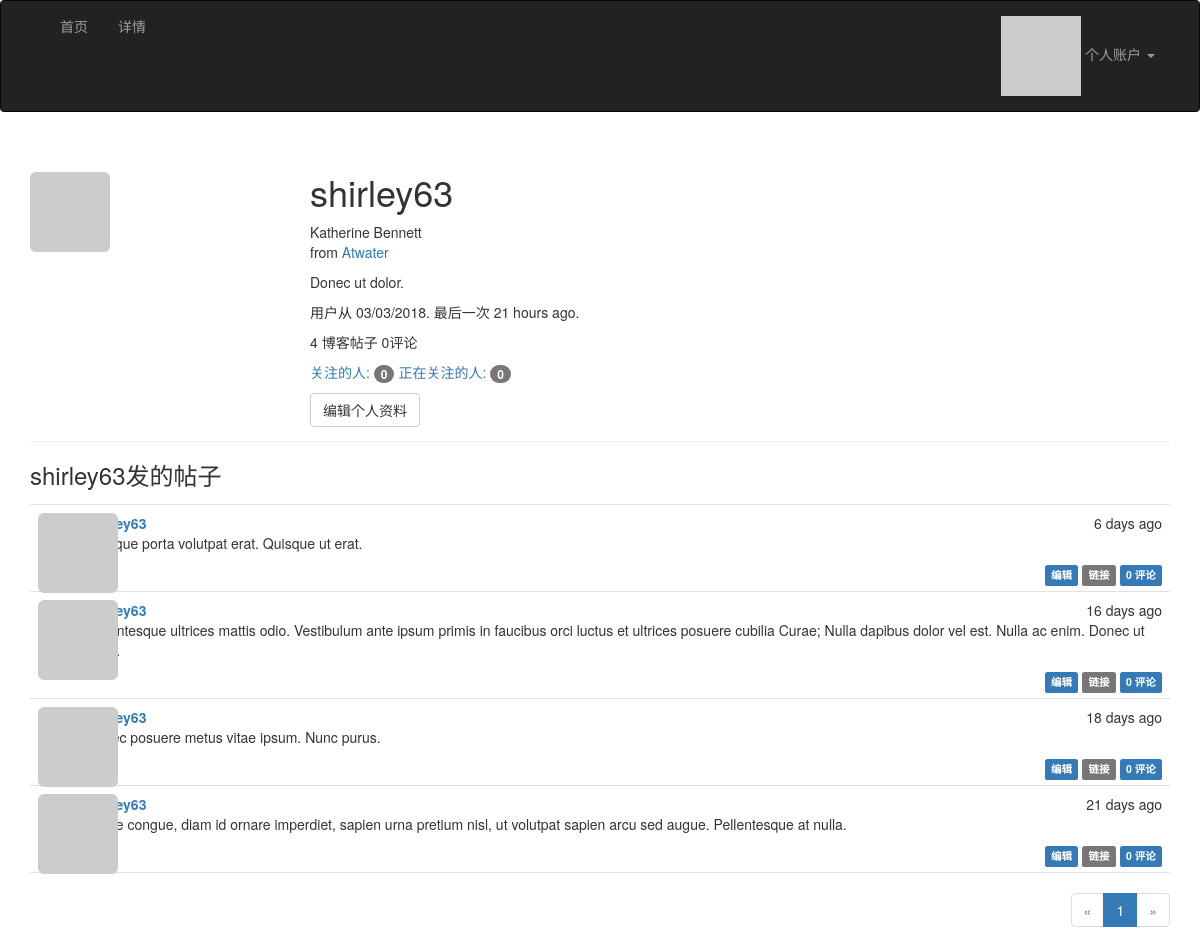
Page /user/shirley63 (signed in) on the committed database.
### app/models.py (models this page shows, shortened)
class User(UserMixin, db.Model):
    __tablename__ = 'users'
    id = db.Column(db.Integer, primary_key=True)
    email = db.Column(db.String(64), unique=True, index=True)
    username = db.Column(db.String(64), unique=True, index=True)
    role_id = db.Column(db.Integer, db.ForeignKey('roles.id'))
    password_hash = db.Column(db.String(128))
    confirmed = db.Column(db.Boolean, default=False)
    name = db.Column(db.String(64))
    location = db.Column(db.String(64))
    about_me = db.Column(db.Text())
    member_since = db.Column(db.DateTime(), default=datetime.utcnow)
    last_seen = db.Column(db.DateTime(), default=datetime.utcnow)
    avatar_hash = db.Column(db.String(32))
    posts = db.relationship('Post', backref='author', lazy='dynamic')
    followed = db.relationship('Follow',
                               foreign_keys=[Follow.follower_id],
                               backref=db.backref('follower', lazy='joined'),
                               lazy='dynamic',
                               cascade='all, delete-orphan')
    followers = db.relationship('Follow',
                                foreign_keys=[Follow.followed_id],
                                backref=db.backref('followed', lazy='joined'),
                                lazy='dynamic',
                                cascade='all, delete-orphan')
    comments = db.relationship('Comment', backref='author', lazy='dynamic')
    @property
    def password(self):
        raise AttributeError('password is not a readable attribute')
    def can(self, perm):
        return self.role is not None and self.role.has_permission(perm)
    def is_administrator(self):
        return self.can(Permission.ADMIN)
    def ping(self):
        self.last_seen = datetime.utcnow()
        db.session.add(self)
    def gravatar(self, size=100, default='identicon', rating='g'):
        url = 'https://secure.gravatar.com/avatar'
        hash = self.avatar_hash or self.gravatar_hash()
        return '{url}/{hash}?s={size}&d={default}&r={rating}'.format(
            url=url, hash=hash, size=size, default=default, rating=rating)

class Post(db.Model):
    __tablename__ = 'posts'
    id = db.Column(db.Integer, primary_key=True)
    body = db.Column(db.Text)
    body_html = db.Column(db.Text)
    timestamp = db.Column(db.DateTime, index=True, default=datetime.utcnow)
    author_id = db.Column(db.Integer, db.ForeignKey('users.id'))
    comments = db.relationship('Comment', backref='post', lazy='dynamic')

### app/main/views.py (the view)
@main.route('/user/<username>')
def user(username):
    user = User.query.filter_by(username=username).first_or_404()
    page = request.args.get('page', 1, type=int)
    pagination = user.posts.order_by(Post.timestamp.desc()).paginate(
        page, per_page=current_app.config['FLASKY_POSTS_PER_PAGE'],
        error_out=False)
    posts = pagination.items
    return render_template('user.html', user=user, posts=posts,
                           pagination=pagination)

### app/auth/views.py (called while the page is built)
@auth.before_app_request
def before_request():
    if current_user.is_authenticated:
        current_user.ping()
        if not current_user.confirmed \
                and request.endpoint \
                and request.blueprint != 'auth' \
                and request.endpoint != 'static':
            return redirect(url_for('auth.unconfirmed'))

### app/main/__init__.py (called while the page is built)
@main.app_context_processor
def inject_permissions():
    return dict(Permission=Permission)

### app/models.py (called while the page is built)
@login_manager.user_loader
def load_user(user_id):
    return User.query.get(int(user_id))

    def has_permission(self, perm):
        return self.permissions & perm == perm

### app/templates/user.html (shortened to what this page needs)
{% extends "base.html" %}
{% import "_macros.html" as macros %}
{% block page_content %}
<div class="page-header">
    <img class="img-rounded profile-thumbnail" src="{{ user.gravatar(size=256) }}">
    <div class="profile-header">
        <h1>{{ user.username }}</h1>
        {% if user.name or user.location %}
        <p>
            {% if user.name %}{{ user.name }}<br>{% endif %}
            {% if user.location %}
                from <a href="http://maps.google.com/?q={{ user.location }}">{{ user.location }}</a><br>
            {% endif %}
        </p>
        {% endif %}
        {% if user.about_me %}<p>{{ user.about_me }}</p>{% endif %}
        <p>用户从 {{ moment(user.member_since).format('L') }}. 最后一次 {{ moment(user.last_seen).fromNow() }}.</p>
        <p>{{ user.posts.count() }} 博客帖子 {{ user.comments.count() }}评论</p>
        <p>
            <a href="{{ url_for('.followers', username=user.username) }}">关注的人: <span class="badge">{{ user.followers.count() - 1 }}</span></a>
            <a href="{{ url_for('.followed_by', username=user.username) }}">正在关注的人: <span class="badge">{{ user.followed.count() - 1 }}</span></a>
        </p>
        <p>
            {% if user == current_user %}
            <a class="btn btn-default" href="{{ url_for('.edit_profile') }}">编辑个人资料</a>
            {% endif %}
        </p>
    </div>
</div>
<h3>{{ user.username }}发的帖子</h3>
{% include '_posts.html' %}
{% if pagination %}
<div class="pagination">
    {{ macros.pagination_widget(pagination, '.user', username=user.username) }}
</div>
{% endif %}
{% endblock %}

### app/templates/base.html (shortened to what this page needs)
{% extends "bootstrap/base.html" %}
{% block head %}
{{ super() }}
<link rel="stylesheet" type="text/css" href="{{ url_for('static', filename='styles.css') }}">
{% endblock %}
{% block navbar %}
<div class="navbar navbar-inverse" role="navigation">
    <div class="container">
        <div class="navbar-header">
            <a class="navbar-brand" href="{{ url_for('main.index') }}"></a>
        </div>
        <div class="navbar-collapse collapse">
            <ul class="nav navbar-nav">
                <li><a href="{{ url_for('main.index') }}">首页</a></li>
                {% if current_user.is_authenticated %}
                <li><a href="{{ url_for('main.user', username=current_user.username) }}">详情</a></li>
                {% endif %}
            </ul>
            <ul class="nav navbar-nav navbar-right">
                {% if current_user.is_authenticated %}
                <li class="dropdown">
                    <a href="#" class="dropdown-toggle" data-toggle="dropdown">
                        <img src="{{ current_user.gravatar(size=18) }}">
                        个人账户 <b class="caret"></b>
                    </a>
                </li>
                {% else %}
                <li><a href="{{ url_for('auth.login') }}">登录</a></li>
                {% endif %}
            </ul>
        </div>
    </div>
</div>
{% endblock %}
{% block content %}
<div class="container">
    {% block page_content %}{% endblock %}
</div>
{% endblock %}

### app/templates/_macros.html (shortened to what this page needs)
{% macro pagination_widget(pagination, endpoint, fragment='') %}
<ul class="pagination">
    <li{% if not pagination.has_prev %} class="disabled"{% endif %}>
        <a href="{% if pagination.has_prev %}{{ url_for(endpoint, page=pagination.prev_num, **kwargs) }}{{ fragment }}{% else %}#{% endif %}">
            &laquo;
        </a>
    </li>
    {% for p in pagination.iter_pages() %}
        {% if p %}
            {% if p == pagination.page %}
            <li class="active">
                <a href="{{ url_for(endpoint, page = p, **kwargs) }}{{ fragment }}">{{ p }}</a>
            </li>
            {% else %}
            <li>
                <a href="{{ url_for(endpoint, page = p, **kwargs) }}{{ fragment }}">{{ p }}</a>
            </li>
            {% endif %}
        {% else %}
        <li class="disabled"><a href="#">&hellip;</a></li>
        {% endif %}
    {% endfor %}
    <li{% if not pagination.has_next %} class="disabled"{% endif %}>
        <a href="{% if pagination.has_next %}{{ url_for(endpoint, page=pagination.next_num, **kwargs) }}{{ fragment }}{% else %}#{% endif %}">
            &raquo;
        </a>
    </li>
</ul>
{% endmacro %}

### app/templates/_posts.html
<ul class="posts">
    {% for post in posts %}
    <li class="post">
        <div class="post-thumbnail">
            <a href="{{ url_for('.user', username=post.author.username) }}">
                <img class="img-rounded profile-thumbnail" src="{{ post.author.gravatar(size=40) }}">
            </a>
        </div>
        <div class="post-content">
            <div class="post-date">{{ moment(post.timestamp).fromNow() }}</div>
            <div class="post-author"><a href="{{ url_for('.user', username=post.author.username) }}">{{ post.author.username }}</a></div>
            <div class="post-body">
                {% if post.body_html %}
                    {{ post.body_html | safe }}
                {% else %}
                    {{ post.body }}
                {% endif %}
            </div>
            <div class="post-footer">
                {% if current_user == post.author %}
                <a href="{{ url_for('.edit', id=post.id) }}">
                    <span class="label label-primary">编辑</span>
                </a>
                {% elif current_user.is_administrator() %}
                <a href="{{ url_for('.edit', id=post.id) }}">
                    <span class="label label-danger">编辑 [管理]</span>
                </a>
                {% endif %}
                <a href="{{ url_for('.post', id=post.id) }}">
                    <span class="label label-default">链接</span>
                </a>
                <a href="{{ url_for('.post', id=post.id) }}#comments">
                    <span class="label label-primary">{{ post.comments.count() }} 评论</span>
                </a>
            </div>
        </div>
    </li>
    {% endfor %}
</ul>

### app/static/styles.css (style rules this page uses)
.profile-thumbnail { position: absolute; }
.profile-header { min-height: 260px; margin-left: 280px; }
ul.posts { list-style-type: none; padding: 0px; margin: 16px 0px 0px 0px; border-top: 1px solid #e0e0e0; }
ul.posts li.post { padding: 8px; border-bottom: 1px solid #e0e0e0; }
div.post-date { float: right; }
div.post-author { font-weight: bold; }
div.post-thumbnail { position: absolute; }
div.post-content { margin-left: 48px; min-height: 48px; }
div.post-footer { text-align: right; }
div.pagination { width: 100%; text-align: right; padding: 0px; margin: 0px; }

### rows in the picture
User: username "shirley63", name "Katherine Bennett", location "Atwater", about_me "Donec ut dolor.", member_since "03/03/2018", last_seen "21 hours ago"
Post: timestamp "6 days ago", body_html "Quisque porta volutpat erat. Quisque ut erat.", comments.count "0"
Post: timestamp "16 days ago", body_html "Pellentesque ultrices mattis odio. Vestibulum ante ipsum primis in faucibus orci luctus et ultrices posuere cubilia Curae; Nulla dapibus dolor vel est. Nulla ac enim. Donec ut…", comments.count "0"
Post: timestamp "18 days ago", body_html "Donec posuere metus vitae ipsum. Nunc purus.", comments.count "0"
Post: timestamp "21 days ago", body_html "Fusce congue, diam id ornare imperdiet, sapien urna pretium nisl, ut volutpat sapien arcu sed augue. Pellentesque at nulla.", comments.count "0"

### other values in the picture
{{ user.posts.count() }} "4"
{{ user.comments.count() }} "0"
{{ user.followers.count() - 1 }} "0"
{{ user.followed.count() - 1 }} "0"
{{ p }} "1"
